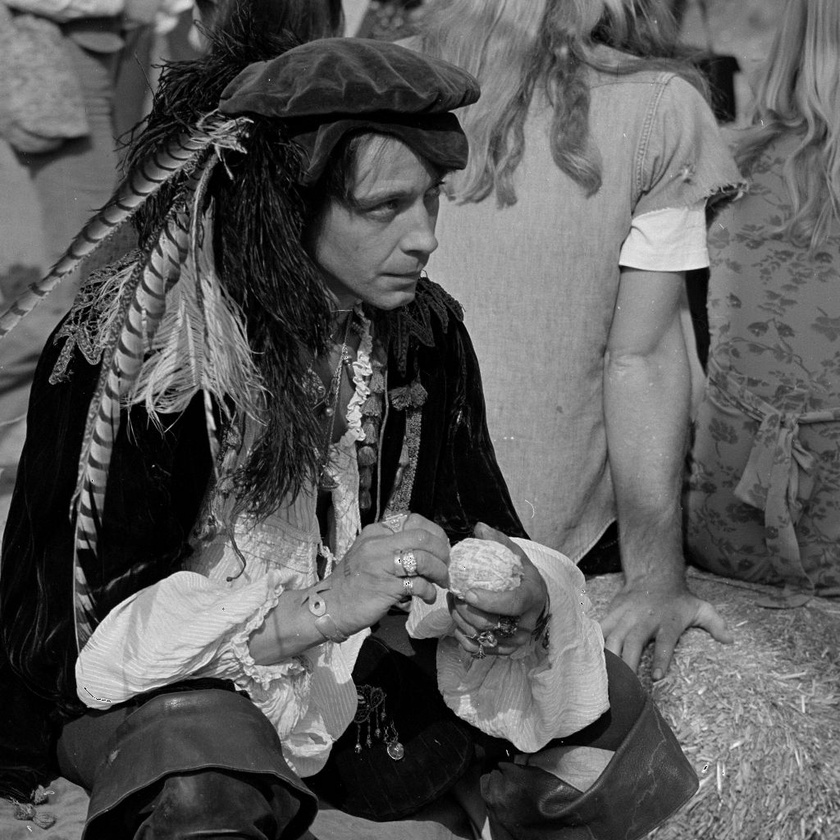
#> input picture images/5.3.01.jpg, 840 x 840 px, shrunk from 1024 x 1024 before the run
$ jupyter execute Log-Transform-Of-Image.ipynb
#> lines starting #> are read from the running program, lines starting #| are printed output that depends on the picture
[cell 1]
import cv2
import numpy as np
import matplotlib.pyplot as plt
import warnings
warnings.filterwarnings('ignore')

[cell 2]
# Read an image
# image = cv2.imread('../images/5.2.09.jpg')
image = cv2.imread('../images/5.3.01.jpg')
#> image is the input picture: shape (840, 840, 3); min 0, max 255, mean 89

[cell 3]
image.shape
#> Out = (840, 840, 3)

[cell 4]
# Apply log transformation method
c = 255 / np.log(1 + np.max(image))
#> c = 45.99
log_image = c * np.log(1 + image)
#> log_image: shape (840, 840, 3) float16; 0% of the values are NaN or infinite; the others: min 0, max 255, mean 185.6

# Specify the data type so that float value will be converted to int
log_image = np.array(log_image, dtype = np.uint8)
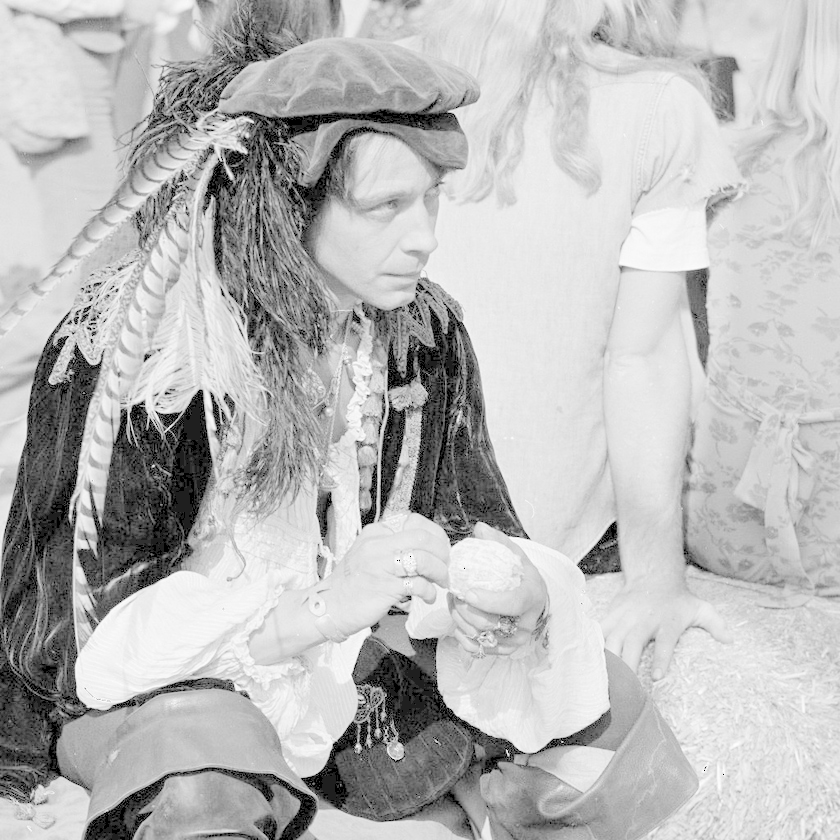
#> log_image: shape (840, 840, 3); min 0, max 255, mean 185.2

# Display both images
plt.imshow(image)
plt.show()
plt.imshow(log_image);

[cell 5]
cv2.imwrite('log_image.jpg', log_image)
#> Out = True


$ run again, with images/5.2.09.jpg copied over images/5.3.01.jpg
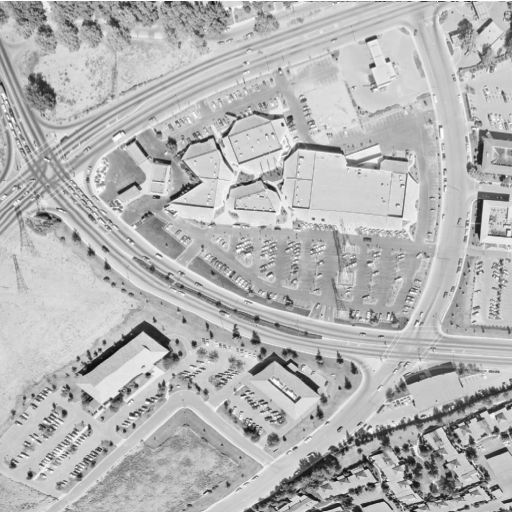
#> input picture images/5.2.09.jpg, 512 x 512 px
#> image is the input picture: shape (512, 512, 3); min 0, max 255, mean 180.6
#> c = 45.99
#> `log_image = np.array(log_image, dtype = np.uint8)`:
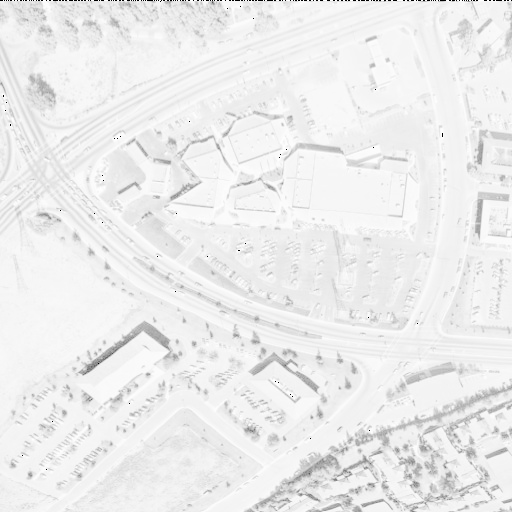
#> log_image: shape (512, 512, 3); min 0, max 255, mean 236.9
#> `cv2.imwrite('log_image.jpg', log_image)`: Out = True

$ run again, with images/board.jpg copied over images/5.3.01.jpg
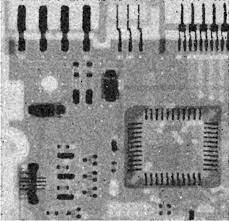
#> input picture images/board.jpg, 229 x 221 px
#> image is the input picture: shape (221, 229, 3); min 0, max 255, mean 143.4
#> c = 45.99
#> `log_image = np.array(log_image, dtype = np.uint8)`:
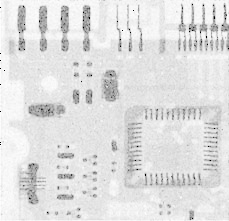
#> log_image: shape (221, 229, 3); min 0, max 255, mean 223.8
#> `cv2.imwrite('log_image.jpg', log_image)`: Out = True
